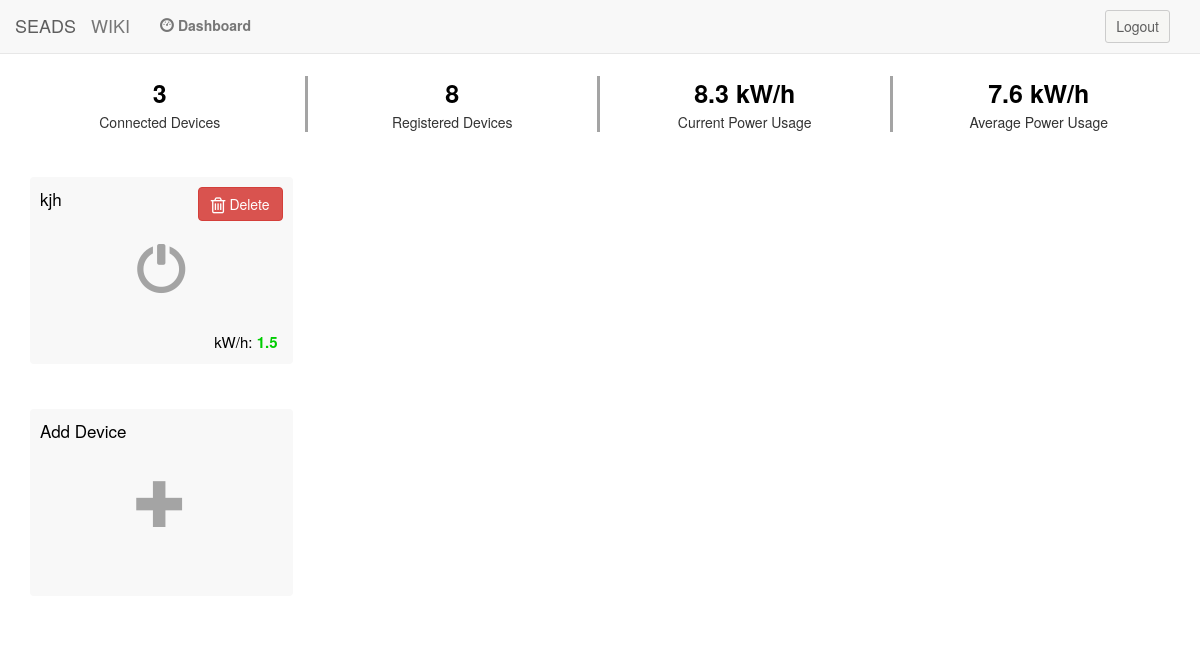
The app's page /dashboard/ (signed in), older data.
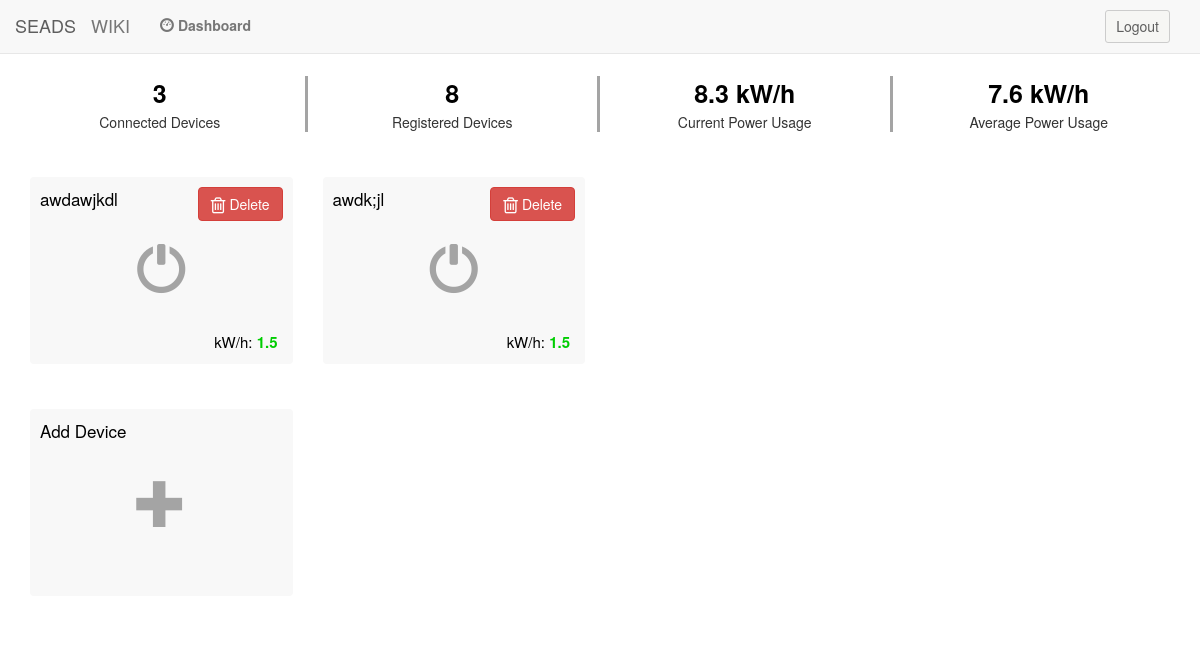
The same page, newer data.
### seadssite/models.py (models this page shows)
class Map(models.Model):
	user = models.ForeignKey(User)
	device = models.ForeignKey(Devices)

class Devices(models.Model):
	device_id = models.IntegerField()
	name = models.CharField(max_length=200, default='DEFAULT VALUE')
	connection = models.BooleanField(default=True)
	power = models.BooleanField(default=False)

### seadssite/views.py (the view)
# urls.py: url(r'^dashboard/',v.DashboardView),
def DashboardView(request):
    alerts = []
    current_user = request.user
    user_devices_map = Map.objects.filter(user=current_user.id)
    if request.POST.get('register'):
        new_device_id = request.POST.get('device_id')
        new_device_name = request.POST.get('device_name')
        alert = register_device(new_device_id, new_device_name, current_user)
        if alert is not None:
            alerts.append(alert)
    elif request.POST.get('delete'):
        device_id = request.POST.get('delete')
        alert = delete_device(device_id, current_user)
        if alert is not None:
            alerts.append(alert)
    return render(request, 'dashboard.html', {'maps': user_devices_map, 'alerts':alerts})

### seadssite/templates/dashboard.html (shortened to what this page needs)
{% extends "base.html" %}
{% load staticfiles %}
{% block content %}
	<div class="container">
			<div class="row" style="text-align:center;">
				<div class="col-md-3" style="border-right:3px solid #a4a4a4"><div style="color:black;font-size:25;font-weight:bold;">3</div><span>Connected Devices</span></div>
				<div class="col-md-3" style="border-right:3px solid #a4a4a4"><div style="color:black;font-size:25;font-weight:bold;">8</div><span>Registered Devices</span></div>
				<div class="col-md-3" style="border-right:3px solid #a4a4a4"><div style="color:black;font-size:25;font-weight:bold;">8.3 kW/h</div><span>Current Power Usage</span></div>
				<div class="col-md-3"><div style="color:black;font-size:25;font-weight:bold;">7.6 kW/h</div><span>Average Power Usage</span></div>
			</div>
			{%for map in maps%}
				{% if forloop.counter0|divisibleby:4 %}
					{%if forloop.counter0 == 0%}
						<div class="row deviceRow">
					{% else %}
						</div>
						<div class="row deviceRow">
					{% endif %}
				{% endif %}
				<div class="col-md-3">
					<div style="background: #f8f8f8;width:100%;height:25%;margin:0 auto;border-radius: 4px;-webkit-user-select: none;-moz-user-select: none;-ms-user-select: none;" class="deviceBox">
						<div style="float:right;padding:10px;">
							<form method="post">
											<button type="submit" class="btn btn-danger delete" value={{map.device.device_id}} name="delete">
												<i class="fa fa-trash-o fa-lg"></i> Delete </button>
											</form>
						</div>
						<div style="float:left;padding:10px;" >
							<span style="font-size:17px;color:black;">{{map.device.name}}</span>
						</div>
						<span class="glyphicon glyphicon-off" aria-hidden="true" style="font-size:50px;color:#a4a4a4;position: absolute;top: 50%;left: 50%;transform: translate(-50%, -50%);"></span>
						<div style="right:20px;;padding:10px;position:absolute;bottom:0px;" >
							<span style="font-size:15px;color:black;">kW/h: <span style="color:#00CD02"><b>1.5</b></span></span>
						</div>
					</div>
				</div>
		    {% endfor %}
			</div>
		    <div class="row">
			    <div class="col-md-3 registerDevice">
			    	<div style="float:left;padding:10px;" >
							<span style="font-size:17px;color:black;">Add Device</span>
						</div>
			    	<div style="background: #f8f8f8;width:100%;height:25%;margin:0 auto;border-radius: 4px;-webkit-user-select: none;-moz-user-select: none;-ms-user-select: none;" class="registerBox">
							<span class="glyphicon glyphicon-plus" aria-hidden="true" style="font-size:50px;color:#a4a4a4;position: absolute;top: 50%;left: 50%;transform: translate(-50%, -50%);" data-toggle="modal" data-target="#register_modal"></span>
					</div>
				</div>
			</div>
	</div>
	{% endblock %}

Row changes from the older to the newer data that the page shows:
removed Map: device.name "kjh"
added Map: device.name "awdawjkdl"
added Map: device.name "awdk;jl"
